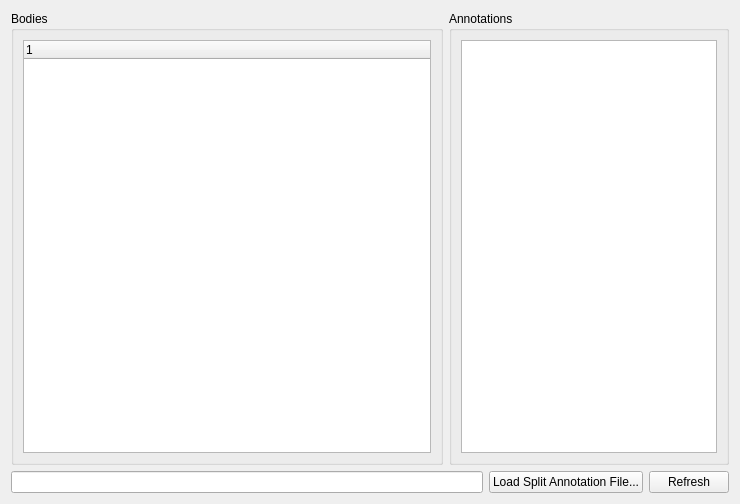
<?xml version="1.0" encoding="UTF-8"?>
<ui version="4.0">
 <class>Form</class>
 <widget class="QWidget" name="Form">
  <property name="geometry">
   <rect>
    <x>0</x>
    <y>0</y>
    <width>740</width>
    <height>504</height>
   </rect>
  </property>
  <property name="windowTitle">
   <string>Form</string>
  </property>
  <layout class="QVBoxLayout" name="verticalLayout">
   <item>
    <layout class="QHBoxLayout" name="horizontalLayout_2">
     <item>
      <widget class="QGroupBox" name="groupBox">
       <property name="title">
        <string>Bodies</string>
       </property>
       <layout class="QVBoxLayout" name="verticalLayout_2">
        <item>
         <widget class="QTreeWidget" name="bodyTreeWidget">
          <property name="editTriggers">
           <set>QAbstractItemView::NoEditTriggers</set>
          </property>
          <column>
           <property name="text">
            <string notr="true">1</string>
           </property>
          </column>
         </widget>
        </item>
       </layout>
      </widget>
     </item>
     <item>
      <widget class="QGroupBox" name="groupBox_2">
       <property name="sizePolicy">
        <sizepolicy hsizetype="Preferred" vsizetype="Preferred">
         <horstretch>0</horstretch>
         <verstretch>0</verstretch>
        </sizepolicy>
       </property>
       <property name="title">
        <string>Annotations</string>
       </property>
       <layout class="QVBoxLayout" name="verticalLayout_3">
        <item>
         <widget class="QTableWidget" name="annotationTableWidget">
          <property name="sizePolicy">
           <sizepolicy hsizetype="Maximum" vsizetype="Expanding">
            <horstretch>0</horstretch>
            <verstretch>0</verstretch>
           </sizepolicy>
          </property>
          <property name="editTriggers">
           <set>QAbstractItemView::NoEditTriggers</set>
          </property>
         </widget>
        </item>
       </layout>
      </widget>
     </item>
    </layout>
   </item>
   <item>
    <layout class="QHBoxLayout" name="horizontalLayout">
     <property name="sizeConstraint">
      <enum>QLayout::SetDefaultConstraint</enum>
     </property>
     <item>
      <widget class="QLineEdit" name="annotationFilepathEdit">
       <property name="readOnly">
        <bool>true</bool>
       </property>
      </widget>
     </item>
     <item>
      <widget class="QPushButton" name="loadSplitAnnoationFileButton">
       <property name="text">
        <string>Load Split Annotation File...</string>
       </property>
      </widget>
     </item>
     <item>
      <widget class="QPushButton" name="refreshButton">
       <property name="text">
        <string>Refresh</string>
       </property>
      </widget>
     </item>
    </layout>
   </item>
  </layout>
 </widget>
 <resources/>
 <connections/>
</ui>
